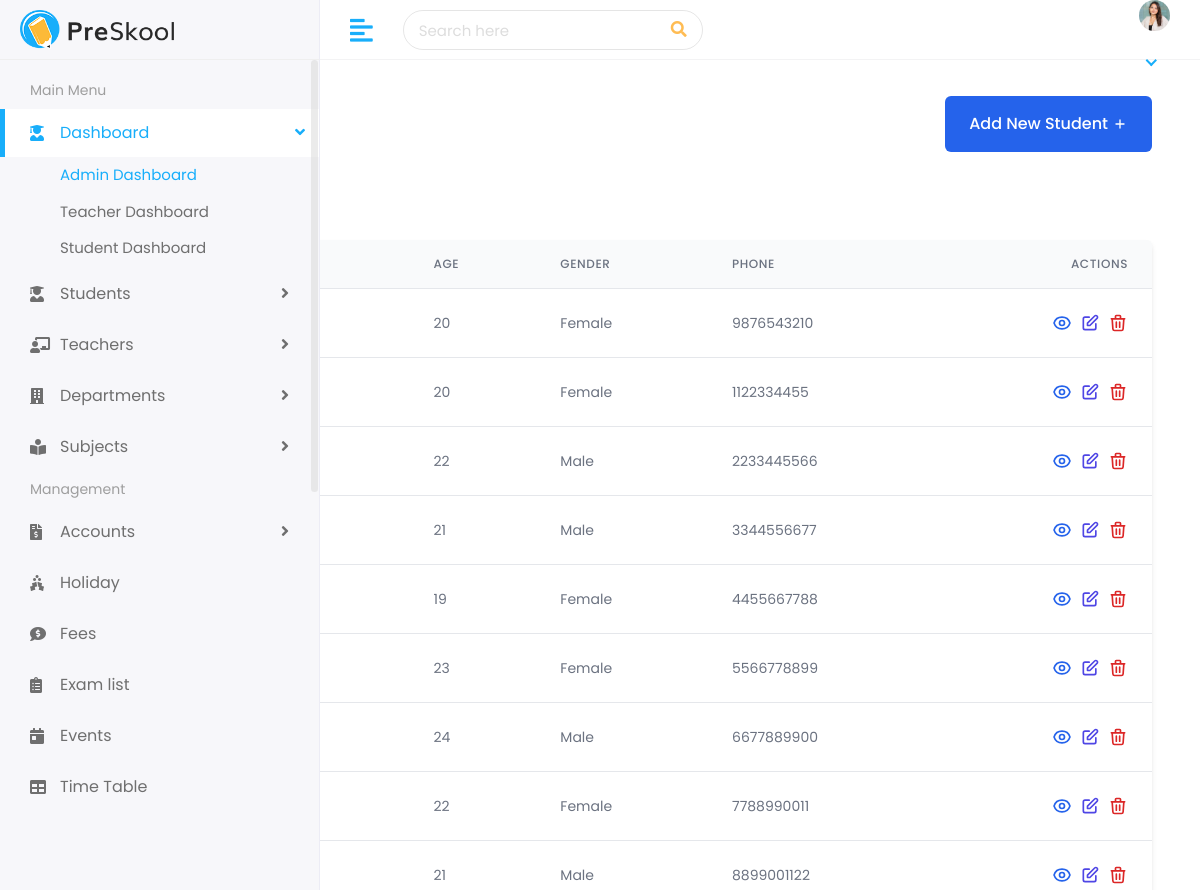
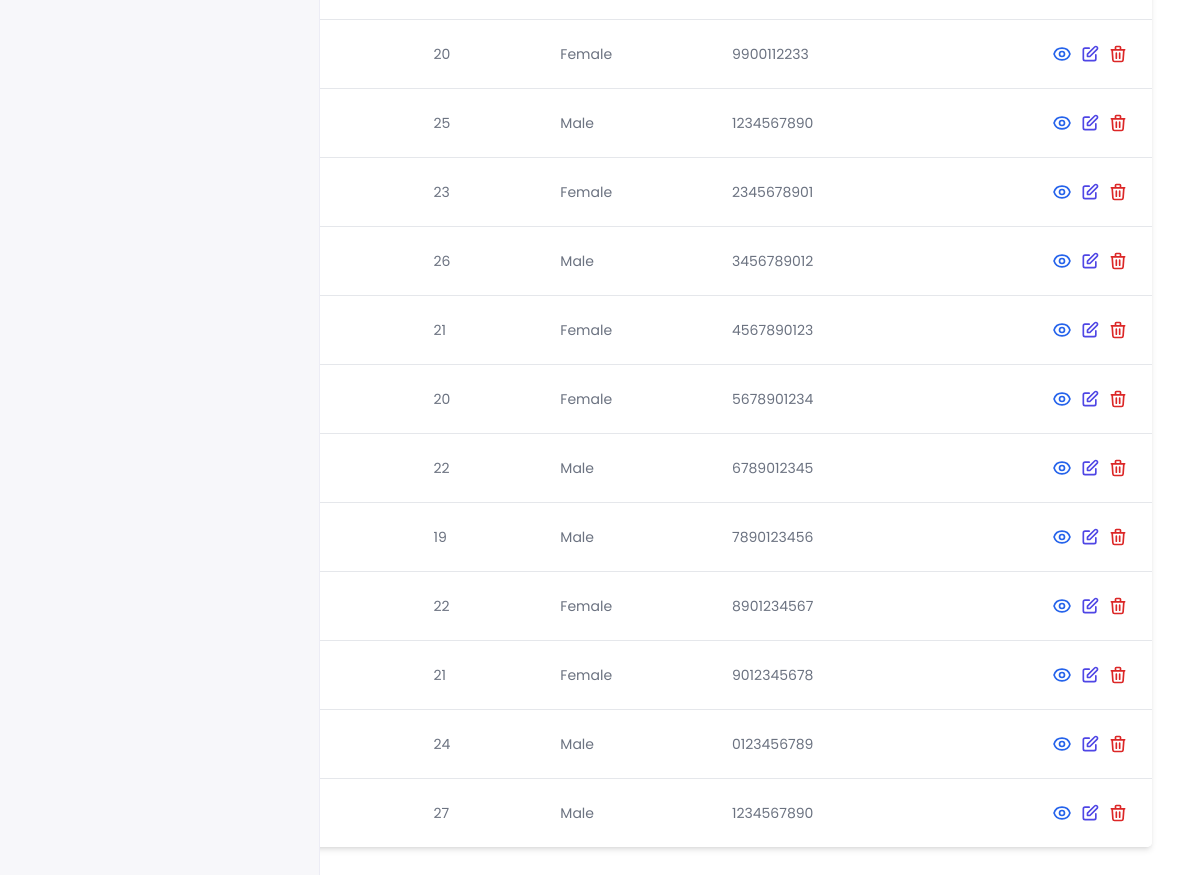
The page /students/ on the database its author committed (2 pictures, top to bottom).
### school/models.py (models this page shows, shortened)
class Student(models.Model):
    name = models.CharField(max_length=200)
    age = models.IntegerField()
    gender = models.CharField(max_length=10)
    address = models.TextField()
    phone = models.CharField(max_length=10)
    image=models.ImageField(upload_to='students/',null=True,blank=True)

### school/views.py (the view)
# urls.py: path('students/', views.student_list, name='student_list'),
def student_list(request):
    students = Student.objects.all()
    context = {
        'students': students,
        'page_title': 'Student List'
    }
    return render(request, 'school/student_list.html', context)

### templates/school/student_list.html (shortened to what this page needs)
{% extends 'Home/base1.html' %}
{% load static %}
{% block body %}
<div class="block max-w-6xl mx-auto px-4 sm:px-6 lg:px-8 py-8">
    <div class="flex justify-between py-16 items-center mb-6">
        <h1 class="text-2xl font-bold text-gray-900">{{ page_title }}</h1>
        <a href="{% url 'student_create' %}" class="bg-blue-600 hover:bg-blue-700 text-white font-medium py-3 px-4 rounded-md flex items-center">
            <span class="mr-1">Add New Student</span>
            <svg xmlns="http://www.w3.org/2000/svg" class="h-4 w-4" fill="none" viewBox="0 0 24 24" stroke="currentColor">
                <path stroke-linecap="round" stroke-linejoin="round" stroke-width="2" d="M12 6v6m0 0v6m0-6h6m-6 0H6" />
            </svg>
        </a>
    </div>
    <div class="bg-white overflow-hidden shadow-md rounded-lg">
        {% if students %}
            <div class="overflow-x-auto">
                <table class="min-w-full divide-y divide-gray-200">
                    <thead class="bg-gray-50">
                        <tr>
                            <th scope="col" class="px-6 py-3 text-left text-xs font-medium text-gray-500 uppercase tracking-wider">ID</th>
                            <th scope="col" class="px-6 py-3 text-left text-xs font-medium text-gray-500 uppercase tracking-wider">Name</th>
                            <th scope="col" class="px-6 py-3 text-left text-xs font-medium text-gray-500 uppercase tracking-wider">Age</th>
                            <th scope="col" class="px-6 py-3 text-left text-xs font-medium text-gray-500 uppercase tracking-wider">Gender</th>
                            <th scope="col" class="px-6 py-3 text-left text-xs font-medium text-gray-500 uppercase tracking-wider">Phone</th>
                            <th scope="col" class="px-6 py-3 text-right text-xs font-medium text-gray-500 uppercase tracking-wider">Actions</th>
                        </tr>
                    </thead>
                    <tbody class="bg-white divide-y divide-gray-200">
                        {% for student in students %}
                            <tr class="hover:bg-gray-50">
                                <td class="px-6 py-4 whitespace-nowrap text-sm font-medium text-gray-900">{{ student.id }}</td>
                                <td class="px-6 py-4 whitespace-nowrap text-sm text-gray-900">{{ student.name }}</td>
                                <td class="px-6 py-4 whitespace-nowrap text-sm text-gray-500">{{ student.age }}</td>
                                <td class="px-6 py-4 whitespace-nowrap text-sm text-gray-500">{{ student.gender }}</td>
                                <td class="px-6 py-4 whitespace-nowrap text-sm text-gray-500">{{ student.phone }}</td>
                                <td class="px-6 py-4 whitespace-nowrap text-right text-sm font-medium">
                                    <div class="flex justify-end space-x-2">
                                        {% if student.id %}
                                        <a href="{% url 'student_detail' student.id %}" class="text-blue-600 hover:text-blue-900">
                                        </a>
                                        <a href="{% url 'student_edit' student.id %}" class="text-indigo-600 hover:text-indigo-900">
                                            <svg xmlns="http://www.w3.org/2000/svg" class="h-5 w-5" fill="none" viewBox="0 0 24 24" stroke="currentColor">
                                                <path stroke-linecap="round" stroke-linejoin="round" stroke-width="2" d="M11 5H6a2 2 0 00-2 2v11a2 2 0 002 2h11a2 2 0 002-2v-5m-1.414-9.414a2 2 0 112.828 2.828L11.828 15H9v-2.828l8.586-8.586z" />
                                            </svg>
                                        </a>
                                        <a href="{% url 'student_delete' student.id %}" class="text-red-600 hover:text-red-900">
                                            <svg xmlns="http://www.w3.org/2000/svg" class="h-5 w-5" fill="none" viewBox="0 0 24 24" stroke="currentColor">
                                                <path stroke-linecap="round" stroke-linejoin="round" stroke-width="2" d="M19 7l-.867 12.142A2 2 0 0116.138 21H7.862a2 2 0 01-1.995-1.858L5 7m5 4v6m4-6v6m1-10V4a1 1 0 00-1-1h-4a1 1 0 00-1 1v3M4 7h16" />
                                            </svg>
                                        </a>
                                        {% endif %}
                                    </div>
                                </td>
                            </tr>
                        {% endfor %}
                    </tbody>
                </table>
            </div>
        {% endif %}
    </div>
</div>
</body>
</html>
{% endblock %}

### templates/Home/base1.html (shortened to what this page needs)
{% load static %}
<!DOCTYPE html>
<html lang="en">
   <head>
      <link rel="stylesheet" href="{%static 'assets/plugins/bootstrap/css/bootstrap.min.css' %}">
      <link rel="stylesheet" href="{%static 'assets/plugins/fontawesome/css/fontawesome.min.css' %}">
      <link rel="stylesheet" href="{%static 'assets/plugins/fontawesome/css/all.min.css' %}">
      <link rel="stylesheet" href="{%static 'assets/css/style.css' %}">
      <script src="https://cdn.tailwindcss.com"></script>
      <link rel="stylesheet" href="{%static 'assets/plugins/fontawesome/css/fontawesome.min.css' %}">
      <link rel="stylesheet" href="{%static 'assets/plugins/fontawesome/css/all.min.css' %}">
      <link rel="stylesheet" href="{%static 'assets/css/style.css' %}">
    </head>
   <body>
      <div class="main-wrapper">
         <div class="header">
            <div class="header-left">
               <a href="index.html" class="logo">
               <img src="assets/img/logo.png" alt="Logo">
               </a>
            </div>
            <a href="javascript:void(0);" id="toggle_btn">
            <i class="fas fa-align-left"></i>
            </a>
            <div class="top-nav-search">
               <form>
                  <input type="text" class="form-control" placeholder="Search here">
                  <button class="btn" type="submit"><i class="fas fa-search"></i></button>
               </form>
            </div>
            <ul class="nav user-menu">
               <li class="nav-item dropdown noti-dropdown">
                  <a href="#" class="dropdown-toggle nav-link" data-toggle="dropdown">
                  </a>
               </li>
               <li class="nav-item dropdown has-arrow">
                  <a href="#" class="dropdown-toggle nav-link" data-toggle="dropdown">
                  <span class="user-img"><img class="rounded-circle" src="assets/img/profiles/avatar-01.jpg" width="31" alt="Ryan Taylor"></span>
                  </a>
               </li>
            </ul>
         </div>
         <div class="sidebar" id="sidebar">
            <div class="sidebar-inner slimscroll">
               <div id="sidebar-menu" class="sidebar-menu">
                  <ul>
                     <li class="menu-title">
                        <span>Main Menu</span>
                     </li>
                     <li class="submenu active">
                        <a href="#"><i class="fas fa-user-graduate"></i> <span> Dashboard</span> <span class="menu-arrow"></span></a>
                        <ul>
                           <li><a href="index.html" class="active">Admin Dashboard</a></li>
                           <li><a href="teacher-dashboard.html">Teacher Dashboard</a></li>
                           <li><a href="student-dashboard.html">Student Dashboard</a></li>
                        </ul>
                     </li>
                     <li class="submenu">
                        <a href="#"><i class="fas fa-user-graduate"></i> <span> Students</span> <span class="menu-arrow"></span></a>
                     </li>
                     <li class="submenu">
                        <a href="#"><i class="fas fa-chalkboard-teacher"></i> <span> Teachers</span> <span class="menu-arrow"></span></a>
                     </li>
                     <li class="submenu">
                        <a href="#"><i class="fas fa-building"></i> <span> Departments</span> <span class="menu-arrow"></span></a>
                     </li>
                     <li class="submenu">
                        <a href="#"><i class="fas fa-book-reader"></i> <span> Subjects</span> <span class="menu-arrow"></span></a>
                     </li>
                     <li class="menu-title">
                        <span>Management</span>
                     </li>
                     <li class="submenu">
                        <a href="#"><i class="fas fa-file-invoice-dollar"></i> <span> Accounts</span> <span class="menu-arrow"></span></a>
                     </li>
                     <li>
                        <a href="holiday.html"><i class="fas fa-holly-berry"></i> <span>Holiday</span></a>
                     </li>
                     <li>
                        <a href="fees.html"><i class="fas fa-comment-dollar"></i> <span>Fees</span></a>
                     </li>
                     <li>
                        <a href="exam.html"><i class="fas fa-clipboard-list"></i> <span>Exam list</span></a>
                     </li>
                     <li>
                        <a href="event.html"><i class="fas fa-calendar-day"></i> <span>Events</span></a>
                     </li>
                     <li>
                        <a href="time-table.html"><i class="fas fa-table"></i> <span>Time Table</span></a>
                     </li>
                  </ul>
               </div>
            </div>
         </div>
         {% block body %}
         {% endblock %}
  </body>
  </html>

### rows shown on the page
Student: age "20", gender "Female", phone "9876543210"
Student: age "20", gender "Female", phone "1122334455"
Student: age "22", gender "Male", phone "2233445566"
Student: age "21", gender "Male", phone "3344556677"
Student: age "19", gender "Female", phone "4455667788"
Student: age "23", gender "Female", phone "5566778899"
Student: age "24", gender "Male", phone "6677889900"
Student: age "22", gender "Female", phone "7788990011"
Student: age "21", gender "Male", phone "8899001122"
Student: age "20", gender "Female", phone "9900112233"
Student: age "25", gender "Male", phone "1234567890"
Student: age "23", gender "Female", phone "2345678901"
Student: age "26", gender "Male", phone "3456789012"
Student: age "21", gender "Female", phone "4567890123"
Student: age "20", gender "Female", phone "5678901234"
Student: age "22", gender "Male", phone "6789012345"
Student: age "19", gender "Male", phone "7890123456"
Student: age "22", gender "Female", phone "8901234567"
Student: age "21", gender "Female", phone "9012345678"
Student: age "24", gender "Male", phone "0123456789"
Student: age "27", gender "Male", phone "1234567890"
